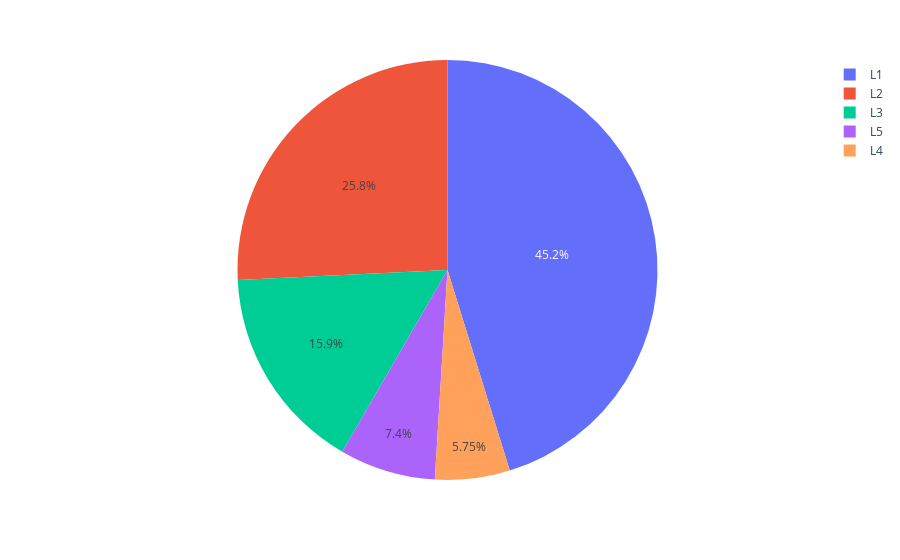

Notebook code for this chart:
### Code cell
# distribution according to Location
pie2 = data["Location_Type"].value_counts()
location = pie2.index
orders = pie2.values
fig = px.pie(data, values = orders, names = location)
fig.show()

### Figure 1 — Plotly figure (JSON) as saved in the notebook; plotly's stock layout.template omitted (floating-point values rounded to 4 significant figures)
{"data": [{"domain": {"x": [0, 1], "y": [0, 1]}, "hovertemplate": "label=%{label}<br>value=%{value}<extra></extra>", "labels": ["L1", "L2", "L3", "L5", "L4"], "legendgroup": "", "name": "", "showlegend": true, "type": "pie", "values": [85140, 48504, 29928, 13932, 10836]}], "layout": {"legend": {"tracegroupgap": 0}, "margin": {"t": 60}}}
